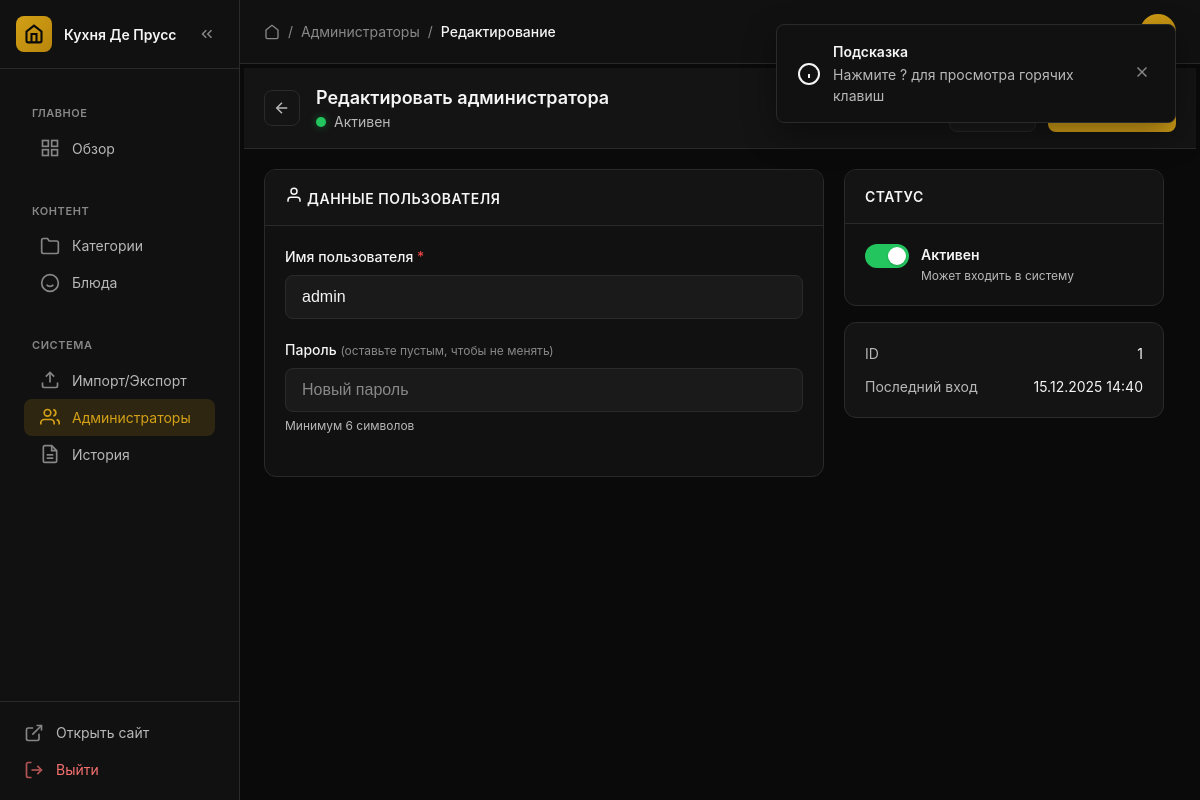
The page /admin/users/1/edit (signed in) on the database as committed earlier.
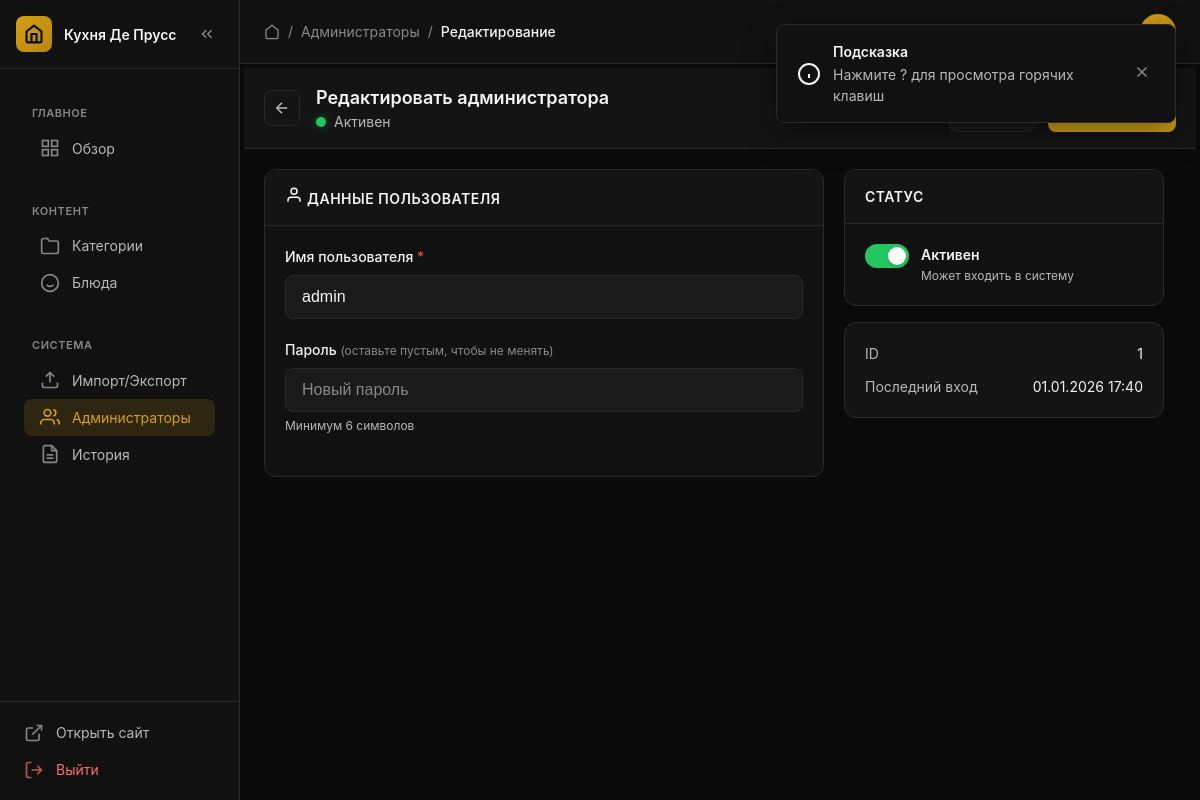
The same page on the database as committed later.
### app/models/admin_user.py (models this page shows, shortened)
class AdminUser(Base):
    __tablename__ = "admin_users"
    id = Column(Integer, primary_key=True, autoincrement=True)
    username = Column(String(50), unique=True, nullable=False, index=True)
    password_hash = Column(String(200), nullable=False)
    is_active = Column(Boolean, default=True)
    last_login = Column(DateTime(timezone=True), nullable=True)
    created_at = Column(DateTime(timezone=True), server_default=func.now())
    updated_at = Column(DateTime(timezone=True), server_default=func.now(), onupdate=func.now())

### app/api/admin/users/crud.py (the view)
@router.get("/users/{user_id}/edit", response_class=HTMLResponse)
async def user_edit(
    request: Request,
    user_id: int,
    admin: AdminUser = Depends(get_current_admin),
    db: AsyncSession = Depends(get_db)
):
    result = await db.execute(select(AdminUser).where(AdminUser.id == user_id))
    user = result.scalar_one_or_none()
    if not user:
        raise HTTPException(status_code=404)
    return templates.TemplateResponse(
        "admin/user_form.html",
        {"request": request, "admin": admin, "user": user}
    )

### app/templates/admin/user_form.html (shortened to what the changed rows need)
{% extends "admin/base.html" %}
{% block content %}
<form method="POST" action="{{ '/admin/users/' + user.id|string if user else '/admin/users' }}" class="form-page">
    <div class="form-sticky-header">
        <div class="form-sticky-header__left">
            <div class="form-sticky-header__title">
                <h1>{{ 'Редактировать администратора' if user else 'Новый администратор' }}</h1>
                <span class="form-sticky-header__status" id="formStatus">
                    {% if user %}
                    <span class="status-dot status-dot--{{ 'success' if user.is_active else 'warning' }}"></span>
                    {{ 'Активен' if user.is_active else 'Заблокирован' }}
                    {% else %}
                    Черновик
                    {% endif %}
                </span>
            </div>
        </div>
    </div>
    <div class="form-layout form-layout--narrow">
        <div class="form-layout__main">
            <div class="form-card">
                <div class="form-card__body">
                    <div class="form-group">
                        <label for="username" class="form-label form-label--required">Имя пользователя</label>
                        <input
                            type="text"
                            id="username"
                            name="username"
                            class="form-input"
                            value="{{ user.username if user else '' }}"
                            required
                            autocomplete="username"
                            placeholder="Введите логин"
                        >
                    </div>
                </div>
            </div>
        </div>
        <div class="form-layout__sidebar">
            {% if user %}
            <div class="form-card form-card--muted">
                <div class="form-card__body">
                    <div class="form-info-list">
                        <div class="form-info-item">
                            <span class="form-info-item__label">ID</span>
                            <span class="form-info-item__value">{{ user.id }}</span>
                        </div>
                        <div class="form-info-item">
                            <span class="form-info-item__label">Последний вход</span>
                            <span class="form-info-item__value">
                                {{ user.last_login.strftime('%d.%m.%Y %H:%M') if user.last_login else 'Никогда' }}
                            </span>
                        </div>
                    </div>
                </div>
            </div>
            {% endif %}
        </div>
    </div>
</form>
{% endblock %}

Rows that differ between the two databases and show on the page:
changed AdminUser "Активен": last_login "15.12.2025 14:40" → "01.01.2026 17:40"
